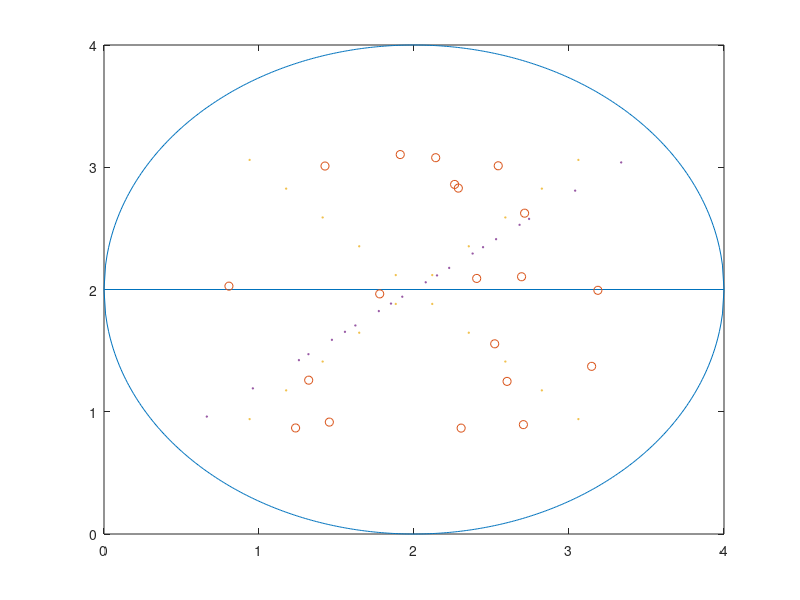

The MATLAB script that drew this image: (Note: this script raises an error after producing the figure.)
clear,clc

l = 4;
umbral = 0.1;
n = 20; % Numero de particulas.
d = 2; % Numero de dimensiones.
t = 15; % Numero de pasos.
vel = 0.5; % Valor maximo de paso dimensional permitido.
pos = unifrnd(0.2 * l, 0.8 * l, n, d); % 0.2 y 0.8 son valores arbitrarios para que las particulas esten dentro del molino. 
tam = 20 * ones(1, n); % Vector de tamaño para n particulas.
nmax = 100; % Maximo numero de particulas que pueden existir.
vel_stirr = 0.1*pi;

r_mill = 2;
r_stirr = 1.5;
x = 0: 0.01: 2*r_mill;
yup = sqrt(r_mill^2 - (x - r_mill).^2) + r_mill;
ydown = -1 * sqrt(r_mill^2 - (x - r_mill).^2) + r_mill;
mill = vertcat(horzcat(x',yup'),horzcat(x',ydown'));
plot(mill(:, 1), mill(:, 2));
hold on

plot(pos(:, 1), pos(:, 2), 'o', 'markersize', 6);
hold on

t1 = 0.25*pi;
t2 = 0.75*pi;
for i=1:10
  theta_s1 = (linspace(t1, t1, 10))';
  theta_s2 = (linspace(t2, t2, 10))';
  r_stirr = (linspace(-r_stirr, r_stirr, 10))';
  x_s1 = (r_stirr * cos(t1)) + r_mill;
  y_s1 = (r_stirr * sin(t1)) + r_mill;
  x_s2 = (r_stirr * cos(t2)) + r_mill;
  y_s2 = (r_stirr * sin(t2)) + r_mill;
  stirrer = vertcat(horzcat(x_s1,y_s1),horzcat(x_s2,y_s2));
  plot(stirrer(:, 1), stirrer(:, 2), 'o', 'markersize', 1);
  hold on
  t1 += vel_stirr
  t2 += vel_stirr
endfor